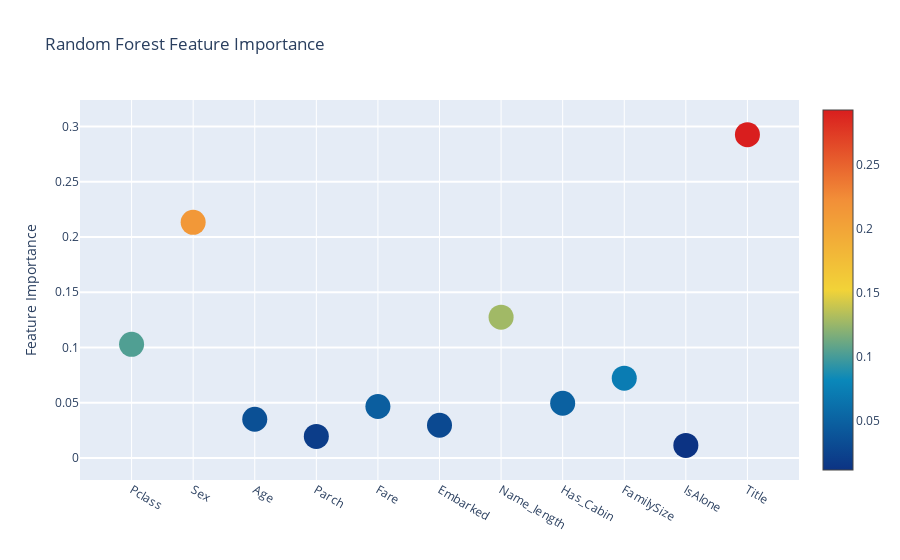

Source (notebook cell):
### Markdown cell above
I'll use the interactive Plotly package at this juncture to visualise the feature importance values of the different classifiers via a plotly scatter plot by calling Scatter as follows:

### Code cell
# Random Forest
trace = go.Scatter(
    y=feature_df["Random Forest feature importances"].values,
    x=feature_df["features"].values,
    mode="markers",  # 산점도를 점으로 표시
    # 점의 속성
    marker=dict(
        sizemode="diameter",  # 점의 크기를 지름으로 조정
        sizeref=1,  # 점의 크기를 참조할 값
        size=25,  # 점의 기본 크기를 25
        # 점의 색을 중요도 값에 따라
        color=feature_df["Random Forest feature importances"].values,
        colorscale="Portland",
        showscale=True,  # 색상 막대 표시
    ),
    text=feature_df["features"].values,  # 각 점에 마우스 올리면 표시될 텍스트
)
data = [trace]

# 그래프의 레이아웃 정의
layout = go.Layout(
    autosize=True,  # 그래프 크기 자동 조정
    title="Random Forest Feature Importance",
    hovermode="closest",  # 마우스를 점에 올릴 때 가장 가까운 점에 대한 정보 표시
    # 눈금 길이 5, y축 그리드 라인 너비 2
    yaxis=dict(title="Feature Importance", ticklen=5, gridwidth=2),
    showlegend=False,
)

# 데이터를 시각화하는 객체, data와 layout을 기반으로 그래프 생성
fig = go.Figure(data=data, layout=layout)
py.iplot(fig, filename="scatter2010")

### Figure 1 — Plotly figure (JSON) as saved in the notebook; plotly's stock layout.template omitted (floating-point values rounded to 4 significant figures)
{"data": [{"marker": {"color": [0.1028, 0.2133, 0.03504, 0.01949, 0.04656, 0.02959, 0.1274, 0.04953, 0.07219, 0.0114, 0.2927], "colorscale": [[0, "rgb(12,51,131)"], [0.25, "rgb(10,136,186)"], [0.5, "rgb(242,211,56)"], [0.75, "rgb(242,143,56)"], [1, "rgb(217,30,30)"]], "showscale": true, "size": 25, "sizemode": "diameter", "sizeref": 1}, "mode": "markers", "text": ["Pclass", "Sex", "Age", "Parch", "Fare", "Embarked", "Name_length", "Has_Cabin", "FamilySize", "IsAlone", "Title"], "type": "scatter", "x": ["Pclass", "Sex", "Age", "Parch", "Fare", "Embarked", "Name_length", "Has_Cabin", "FamilySize", "IsAlone", "Title"], "y": [0.1028, 0.2133, 0.03504, 0.01949, 0.04656, 0.02959, 0.1274, 0.04953, 0.07219, 0.0114, 0.2927]}], "layout": {"autosize": true, "hovermode": "closest", "showlegend": false, "title": {"text": "Random Forest Feature Importance"}, "xaxis": {"autorange": true, "range": [-0.9482, 10.95], "type": "category"}, "yaxis": {"autorange": true, "gridwidth": 2, "range": [-0.04157, 0.3456], "ticklen": 5, "title": {"text": "Feature Importance"}, "type": "linear"}}}
